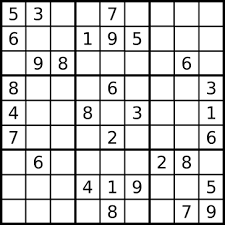
#> input picture DIP17_1_Images/sudoku.png, 225 x 225 px, found by its file name
$ python hough_transform.py
#> lines starting #> are read from the running program, lines starting #| are printed output that depends on the picture
# [25 lines of commented-out code are left out]

import cv2
import numpy as np

img = cv2.imread("/home/aditya/diptemp/sudoku.png")
#> img is the input picture: shape (225, 225, 3); min 0, max 255, mean 211.3
gray = cv2.cvtColor(img,cv2.COLOR_BGR2GRAY)


edges = cv2.Canny(gray,100,200,apertureSize = 3)
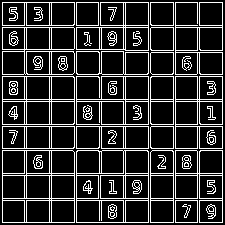
#> edges: shape (225, 225); 17.9% white in thin lines or dots
cv2.imwrite("/home/aditya/diptemp/sudoku_edges.png",edges)
# cv2.waitKey(0)

minLineLength = 30
maxLineGap = 10
lines = cv2.HoughLinesP(edges,1,np.pi/180,15,minLineLength,maxLineGap)
#> lines = 163 rows, first 6: [74, 222, 74, 152], [26, 198, 26, 150], [76, 222, 76, 151], [173, 222, 173, 151], [51, 222, 51, 150], [151, 126, 173, 126]
for x in range(0, len(lines)):
    for x1,y1,x2,y2 in lines[x]:
        cv2.line(img,(x1,y1),(x2,y2),(0,255,0),2)
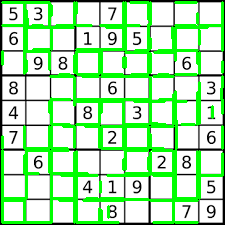
#> img: shape (225, 225, 3); mean B, G, R 177, 232.2, 177

cv2.imwrite("/home/aditya/diptemp/sudoku_hough_transform.png",img)
# cv2.waitKey(0)
